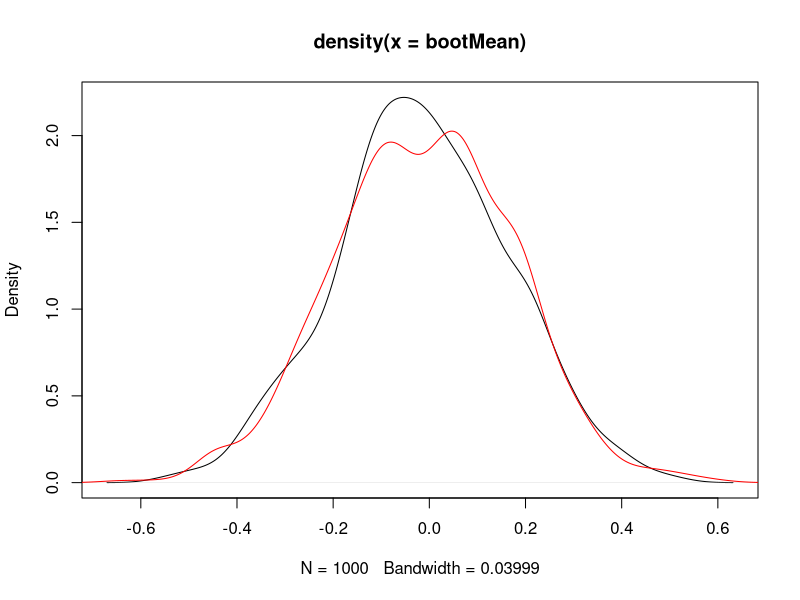
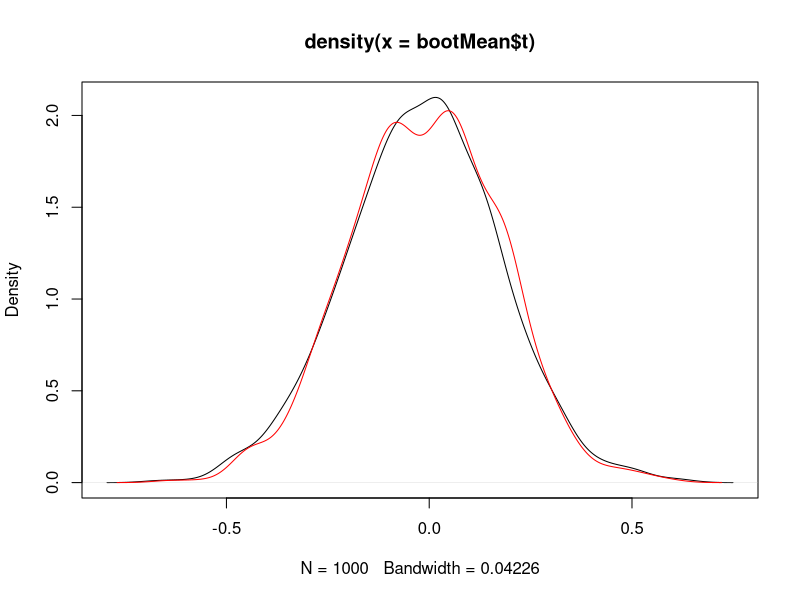
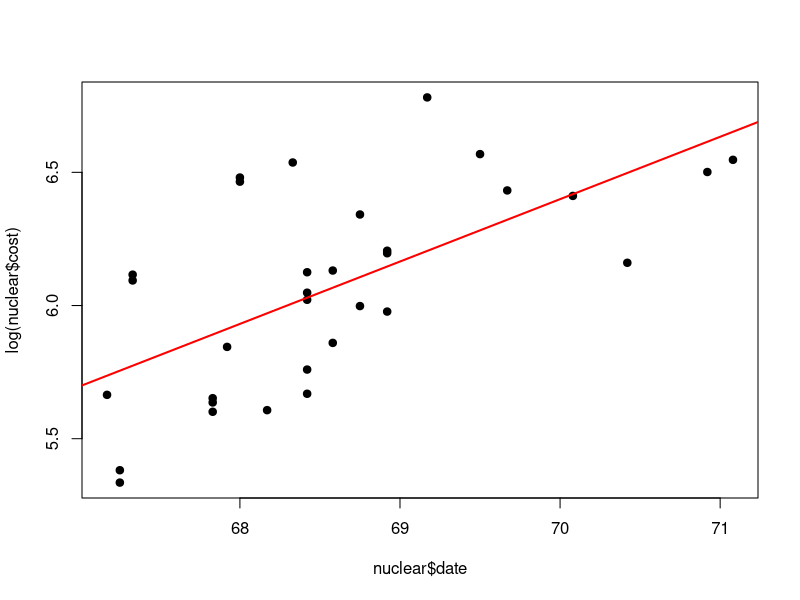
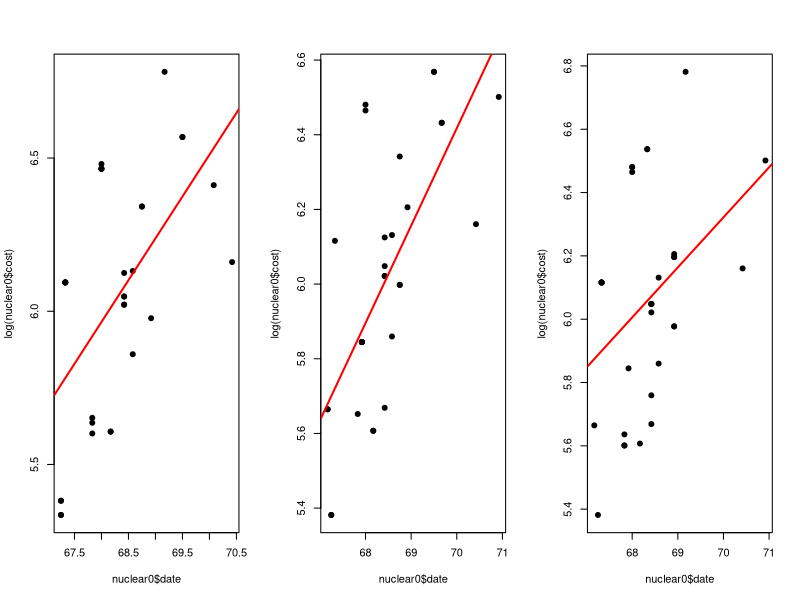
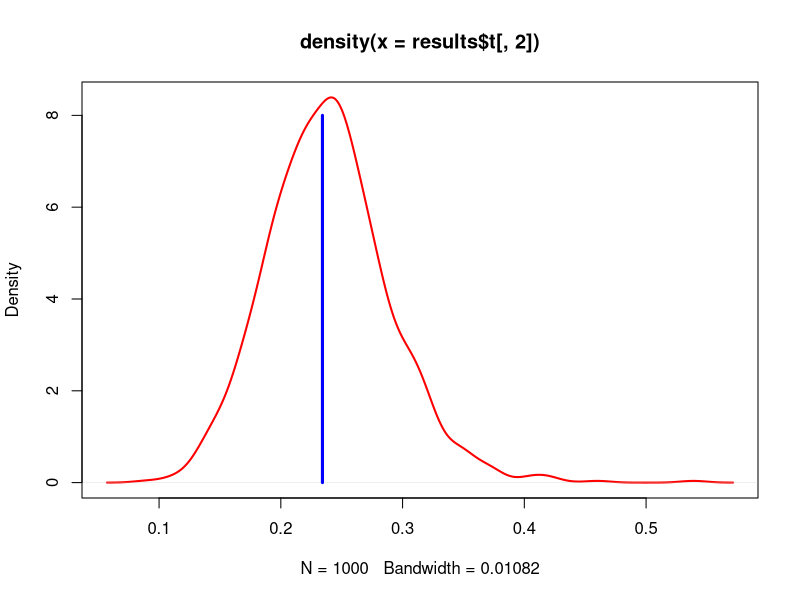
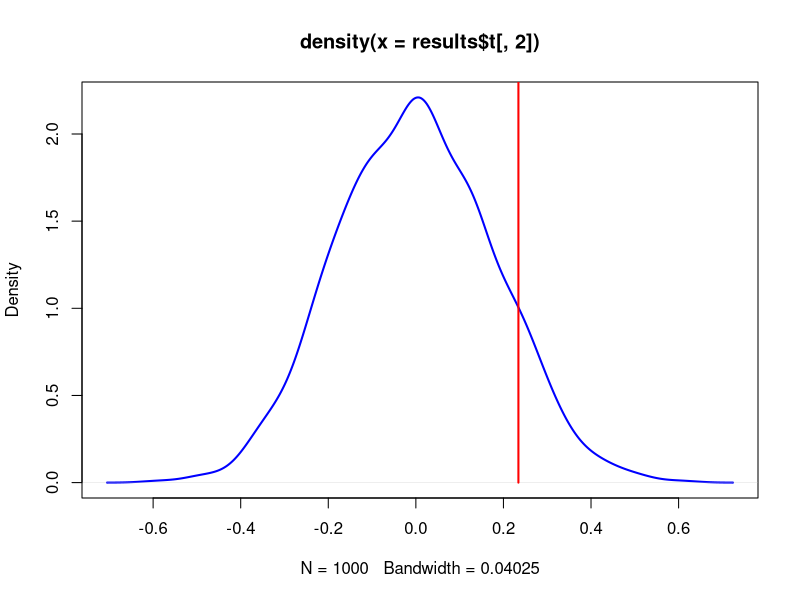

Source code (R) for these figures, in order:
# Author:  Eric Rannenberg
# Reference:  https://www.youtube.com/watch?v=_nhgHjdLE-I&t=1s
# Reference:  R in Action, Robert Kabacoff 2nd ed, p. 291

# This code demonstrates various uses of the bootstrap (resampling) technique.
# Useful for calculating standard error, confidence intervals, hypothesis tests, predictions

# The number of iterations can (perhaps should) be increased until the results don't change
# as more iterations are added.

# Example 1 - Manual method of assessing a resampled dist vs. mult new samples -------------
set.seed(333)
x <- rnorm(30) # This is sampling from random dist, in practice use the origional data
n_sample <- 1000 # Using 1000 to make the code work, otherwise use length of response

bootMean <- rep(NA, n_sample) # Creates a blank vector with NAs ()
sampledMean <- rep(NA, n_sample)

for (i in 1:length(bootMean)){
    bootMean[i] <- mean(sample(x, replace=TRUE)) # Samples x, n_sample times
}
for (i in 1:length(sampledMean)){
    sampledMean[i] <- mean(rnorm(30)) # Samples from a rand dist, n_sample times
}

plot(density (bootMean))
lines(density(sampledMean), col="red") 

# Example 1 Continued - Using the boot package
meanFunc <- function (x,i){
    mean(x[i])
}

library(boot)
# Needs three arguments: data, function to calc in each subsample, & num of resamples 
bootMean <- boot(data=x, statistic=meanFunc, R=1000); bootMean  

plot(density(bootMean$t)) # t is the bootstrap values
lines(density(sampledMean), col="red")


# Use bootstrap to create confidence intervals without any parametric assumptions ---------
data(nuclear) # Dataset contained within library (boot)

# Single plot of just the data
nuke.lm <- lm(log(cost) ~ date, data=nuclear) #Example using log of cost as response
plot(nuclear$date, log(nuclear$cost), pch=19)
abline(nuke.lm, col="red", lwd=2)
# Example 2:  Three manual resamples 
par(mfrow=c(1,3))
for(i in 1:3){      #Sample from all the rows WITH replacement
    nuclear0 <- nuclear[sample(dim(nuclear)[1], replace=TRUE),]
    nuke.lm0 <- lm(log(cost) ~ date, data=nuclear0)
    plot(nuclear0$date, log(nuclear0$cost), pch=19)
    abline(nuke.lm0, col="red", lwd=2)
}
par(mfrow=c(1,1))

# Example 2 continued using boot function:  
bs <- function (data, index, formula){
    d <- data[index,]
    fit <- lm (formula, data=d)
    return (coef(fit))
}


# Two functions working together to create "R" models and extracting the coefficients
# Data, statistic, and R are same as before, need boot to pass formula to bs function also
results <- boot(data=nuclear, statistic=bs, R=1000, formula=log(cost)~date)

plot(density(results$t[,2]), col="red", lwd=2)
lines(rep(nuke.lm$coefficients[2],10), seq(0,8, length=10), col="blue", lwd=3)

boot.ci(results) # This only shows CI of intercept

confint(nuke.lm) # This is the parametric CI, shows intercept and slope

# **see "An Introduction to Statistical Learning", James et. all, p. 196 to do it right**


# Hypothesis testing with bootstrap -----------------------------------------------
resid <- rstudent(nuke.lm) # Studentized residuals
fit0 <- fitted(lm(log(cost) ~ 1, data=nuclear)) # Fit only the intercept term
newNuc <- cbind(nuclear, resid=resid, fit0=fit0)

bs <- function(data, index){ # Estimates if there was no relationship between cost/date
    coef(glm(data$fit0 + data$resid[index] ~ data$date, data=data))
}
results <- boot(data=newNuc, statistic=bs, R=1000)

plot(density(results$t[,2]), lwd=2, col="blue") # plot of no relationship cost/date
lines(rep(coef(nuke.lm)[2],10), seq(0,3,length=10), col="red", lwd=2) # real value

# computing an empirical p-value
B <- dim(results$t)[1]
(1 + sum((abs(results$t[,2]) > abs(coef(nuke.lm)))))/(B+1) # Standard formula-one sided










